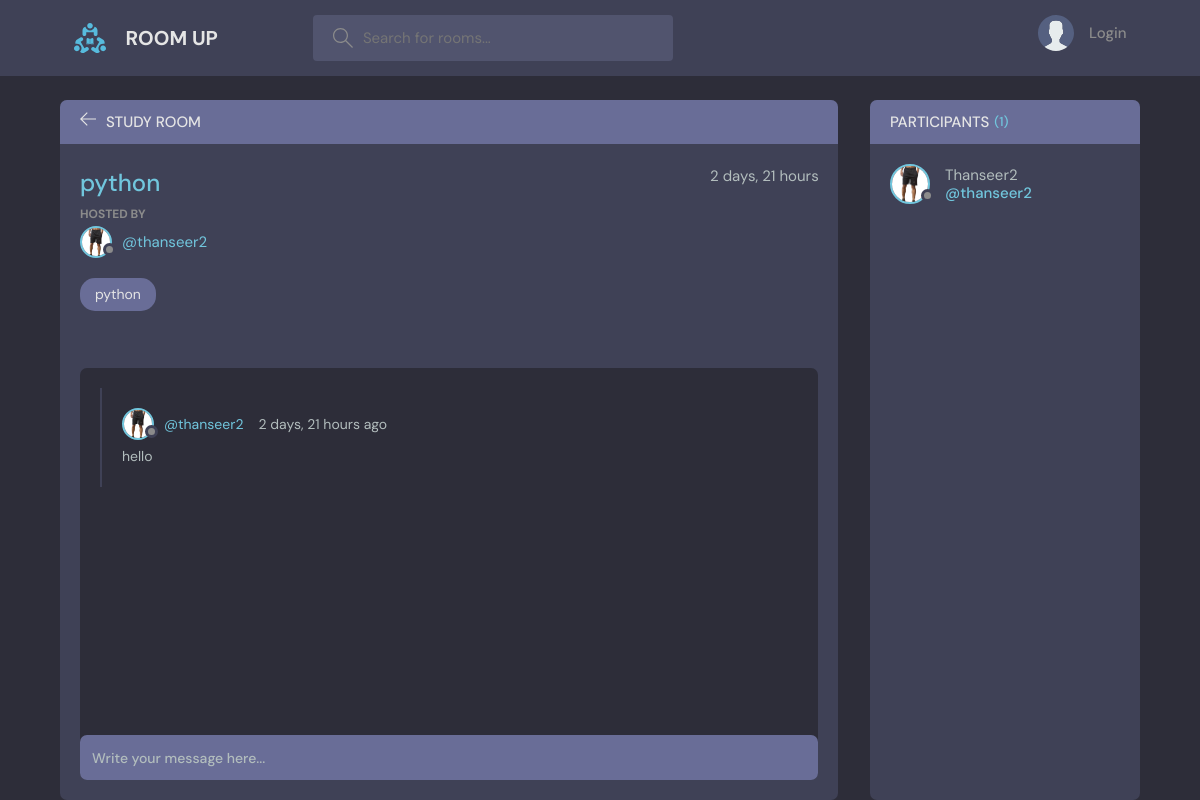
The page /room/1/ on the database its author committed.
### hours/models.py (models this page shows, shortened)
class Room(models.Model):
    topic=models.ForeignKey(Topic, on_delete=models.SET_NULL, null=True)
    host=models.ForeignKey(User, on_delete=models.SET_NULL, null=True)
    name=models.CharField(max_length= 64)
    description=models.TextField(null=True, blank=True)
    participants=models.ManyToManyField(User, related_name='participants', blank=True)
    updated=models.DateTimeField(auto_now=True)
    created=models.DateTimeField(auto_now_add=True)
    class Meta:
        ordering =['-updated', '-created']

class Topic(models.Model):
    name=models.CharField(max_length=64)
    def __str__(self):
        return self.name

class User(AbstractUser):
    name=models.CharField(max_length=200, null=True)
    email=models.EmailField(unique=True, null=True)
    bio=models.TextField(null=True)
    avatar=models.ImageField(null=True, default="avatar.svg")
    REQUIRED_FIELD=[]

class Messages(models.Model):
    user=models.ForeignKey(User, on_delete=models.CASCADE)
    room=models.ForeignKey(Room, on_delete=models.CASCADE)
    body=models.TextField()
    updated=models.DateTimeField(auto_now=True)
    created=models.DateTimeField(auto_now_add=True)
    class Meta:
        ordering =['-updated', '-created']

### hours/views.py (the view, shortened to what this page needs)
# urls.py: path('room/<str:pk>/', views.room, name='room'),
def room(request, pk):
    room=Room.objects.get(id=pk)
    room_messages=room.messages_set.all()
    participants=room.participants.all()
    context={'room':room , 'room_messages': room_messages, 'participants':participants}
    return render(request, 'dev/room.html' , context)

### hours/templates/dev/room.html (shortened to what this page needs)
{% extends 'layout.html' %}
{% block body %}
    <main class="profile-page layout layout--2">
      <div class="container">
        <div class="room">
          <div class="room__top">
            <div class="room__topLeft">
              <a href="{% url 'home' %}">
                <svg version="1.1" xmlns="http://www.w3.org/2000/svg" width="32" height="32" viewBox="0 0 32 32">
                  <title>arrow-left</title>
                  <path
                    d="M13.723 2.286l-13.723 13.714 13.719 13.714 1.616-1.611-10.96-10.96h27.625v-2.286h-27.625l10.965-10.965-1.616-1.607z"
                  ></path>
                </svg>
              </a>
              <h3>Study Room</h3>
            </div>
          </div>
          <div class="room__box scroll">
            <div class="room__header scroll">
              <div class="room__info">
                <h3>{{room.topic}}</h3>
                <span>{{room.created|timesince}}</span>
              </div>
              <div class="room__hosted">
                <p>Hosted By</p>
                <a href="{% url 'user-profile' room.host.id  %}" class="room__author">
                  <div class="avatar avatar--small">
                    <img src="{{room.host.avatar.url}}" />
                  </div>
                  <span>@{{room.host}}</span>
                </a>
              </div>
              <span class="room__topics">{{room.topic}}</span>
            </div>
            <div class="room__conversation">
              <div class="threads scroll">
              {% for message in room_messages %}
                <div class="thread">
                  <div class="thread__top">
                    <div class="thread__author">
                      <a href="{url 'user-profile' message.user.id }" class="thread__authorInfo">
                        <div class="avatar avatar--small">
                          <img src="{{message.user.avatar.url}}" />
                        </div>
                        <span>@{{message.user.username}}</span>
                      </a>
                      <span class="thread__date">{{message.created|timesince}} ago</span>
                    </div>
                  </div>
                  <div class="thread__details">
                    {{ message.body }}
                  </div>
                </div>
              {% endfor %}
              </div>
            </div>
          </div>
          <div class="room__message">
            <form method="POST" action="">
              <input name="body" placeholder="Write your message here..." />
            </form>
          </div>
        </div>
        <div class="participants">
          <h3 class="participants__top">Participants <span>({{participants.count}})</span></h3>
          <div class="participants__list scroll">
           {% for user in participants %}
            <a href="{% url 'user-profile' user.id %}" class="participant">
              <div class="avatar avatar--medium">
                <img src="{{user.avatar.url}}" />
              </div>
              <p>
                {{user.username|capfirst}}
                <span>@{{user.username}}</span>
              </p>
            </a>
            {% endfor %}
          </div>
        </div>
      </div>
    </main>
{% endblock %}

### rows shown on the page
Room: topic "python", created "2 days, 21 hours", host.avatar (picture), host "thanseer2"
Messages: user.avatar (picture), user.username "thanseer2", created "2 days, 21 hours", body "hello"
User: avatar (picture), username "Thanseer2", username "thanseer2"

### other values the page prints
{{ participants.count }} "1"
